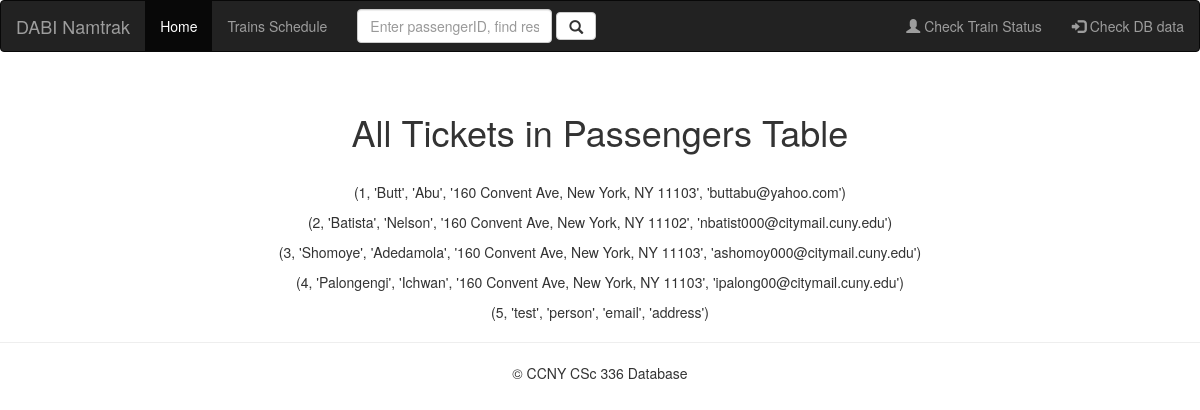
The page /check_passengers on the database its author committed.
### tables this page shows
CREATE TABLE Passengers (
 passenger_id integer NOT NULL PRIMARY KEY AUTOINCREMENT,
 passenger_lname varchar(20) NOT NULL,
 passenger_fname varchar(20) NOT NULL,
 passenger_billing_address varchar(50) NOT NULL,
 passenger_email varchar(50) DEFAULT NULL
);

### app/views.py (the view)
@app.route('/check_passengers')
def check_passengers():
    passengers = get_all_passengers()
    return render_template("check_passengers.html", passengers=passengers)

### app/models.py (called while the page is built)
def get_all_passengers():
    with sql.connect("database.db") as con:
        cur = con.cursor()
        cur.execute(" SELECT * from Passengers")
        return cur.fetchall()

### app/templates/check_passengers.html
{% extends "layout.html" %}
{% block content %}
<div class="checking_passengers" style="text-align: center;">
<br/>
<h1> All Tickets in Passengers Table </h1>
<br/>
{% for passenger in passengers %}
<p> {{ passenger }} </p>
{% endfor %}
</div>
{% endblock %}

### rows shown on the page
Passengers: passenger "(1, 'Butt', 'Abu', '160 Convent Ave, New York, NY 11103', 'buttabu@yahoo.com')"
Passengers: passenger "(2, 'Batista', 'Nelson', '160 Convent Ave, New York, NY 11102', 'nbatist000@citymail.cuny.edu')"
Passengers: passenger "(3, 'Shomoye', 'Adedamola', '160 Convent Ave, New York, NY 11103', 'ashomoy000@citymail.cuny.edu')"
Passengers: passenger "(4, 'Palongengi', 'Ichwan', '160 Convent Ave, New York, NY 11103', 'ipalong00@citymail.cuny.edu')"
Passengers: passenger "(5, 'test', 'person', 'email', 'address')"
